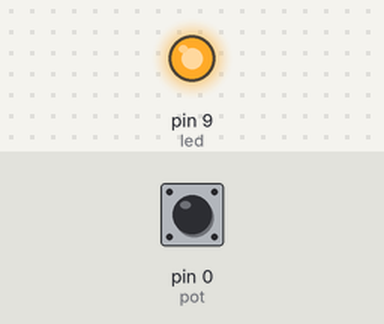
Recording of a sketch running on a simulated Arduino Uno, built with avr-gcc and run on an emulated ATmega328P. On the bench: output pins drawn as LEDs (lit = HIGH). Inputs (shaded band) come from the test bench; at power-on: pin 0 (pot) HIGH.

Above: at 1.2 s.
1.3 s: pin 0 (pot) pulled LOW for 0.15 s
At 1.37 s:
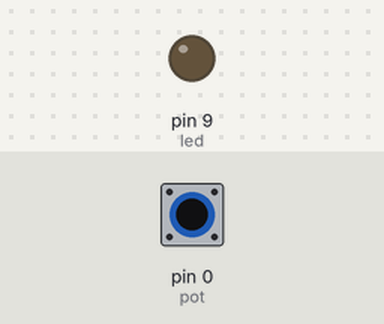
2.9 s: pin 0 (pot) pulled LOW for 3.2 s
At 7.3 s:
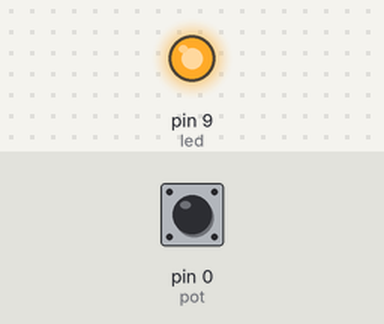
Timing chart, 0 to 8.8 s (numbered marks = the images above; inputs shaded):
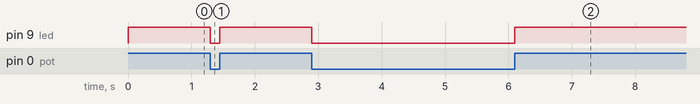

Measured:
- after the input at 1.3 s, pin 9 (led): HIGH → LOW at once, → HIGH 0.15 s later
- after the input at 2.9 s, pin 9 (led): HIGH → LOW at once, → HIGH 3.2 s later

The sketch:

pot_test.ino
```cpp
/*

pins used:
  digital pins 0,9 -> potentiometer 50k, LED

*/

const int led = 9;
const int pot = 0;

void setup() {

  pinMode(pot, INPUT_PULLUP);
  pinMode(led, OUTPUT);

}

void loop() {

  digitalWrite(led, digitalRead(pot));

}
```
